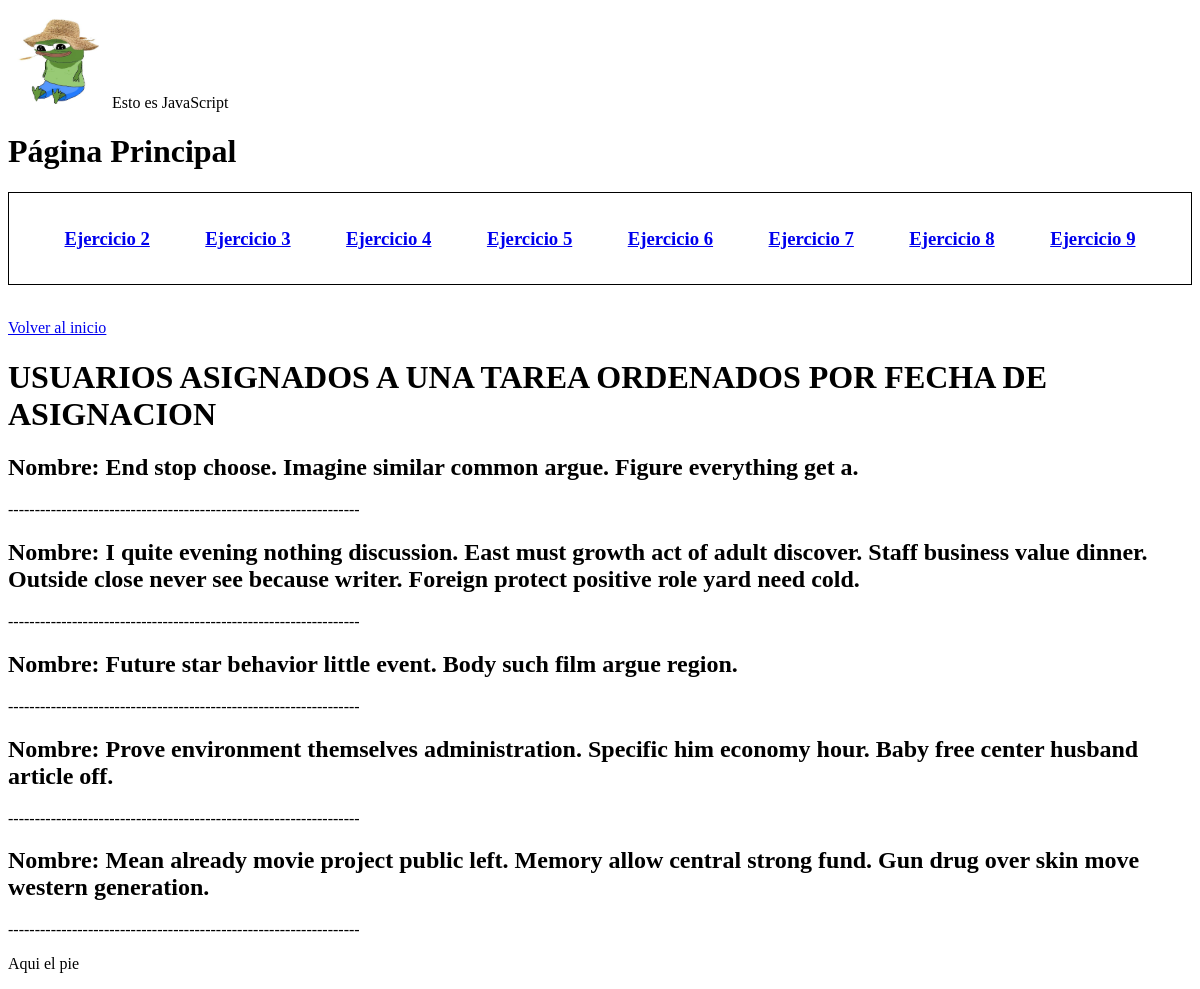
The page /usuario_asociado_tarea/14 on the database its author committed.
### pruebaModelos/models.py (models this page shows)
class Usuarios(models.Model):
    nombre = models.TextField()
    correo_electronico = models.TextField(unique = True)
    contraseña = models.TextField()
    fechaRegistro = models.DateTimeField(default=timezone.now)

### pruebaModelos/views.py (the view)
# urls.py: path('usuario_asociado_tarea/<int:id_tarea>',views.usuario_asociado_tarea, name='usuario_asociado_tarea'),
def usuario_asociado_tarea (request, id_tarea):
    usuarios = Usuarios.objects.filter(asignaciontarea__tarea=id_tarea).order_by("asignaciontarea__tarea").all()
    return render (request, 'usuario/mostrar_usuarios.html',{'usuario_asociado_tarea':usuarios})

### pruebaModelos/templates/usuario/mostrar_usuarios.html (shortened to what this page needs)
{% extends "principal.html" %}
{% block contenido %}
        <p><a href="{% url 'index' %}">Volver al inicio</a> </p>
        <h1>USUARIOS ASIGNADOS A UNA TAREA ORDENADOS POR FECHA DE ASIGNACION <h1>
            {% for usuario in usuario_asociado_tarea %}
                <h2>Nombre: {{ usuario.nombre }}</h2>
            ------------------------------------------------------------------
            {% endfor %}
{% endblock contenido %}

### rows shown on the page
Usuarios: nombre "End stop choose. Imagine similar common argue. Figure everything get a."
Usuarios: nombre "I quite evening nothing discussion. East must growth act of adult discover. Staff business value dinner. Outside close never see because writer. Foreign protect positive role yard need cold."
Usuarios: nombre "Future star behavior little event. Body such film argue region."
Usuarios: nombre "Prove environment themselves administration. Specific him economy hour. Baby free center husband article off."
Usuarios: nombre "Mean already movie project public left. Memory allow central strong fund. Gun drug over skin move western generation."
